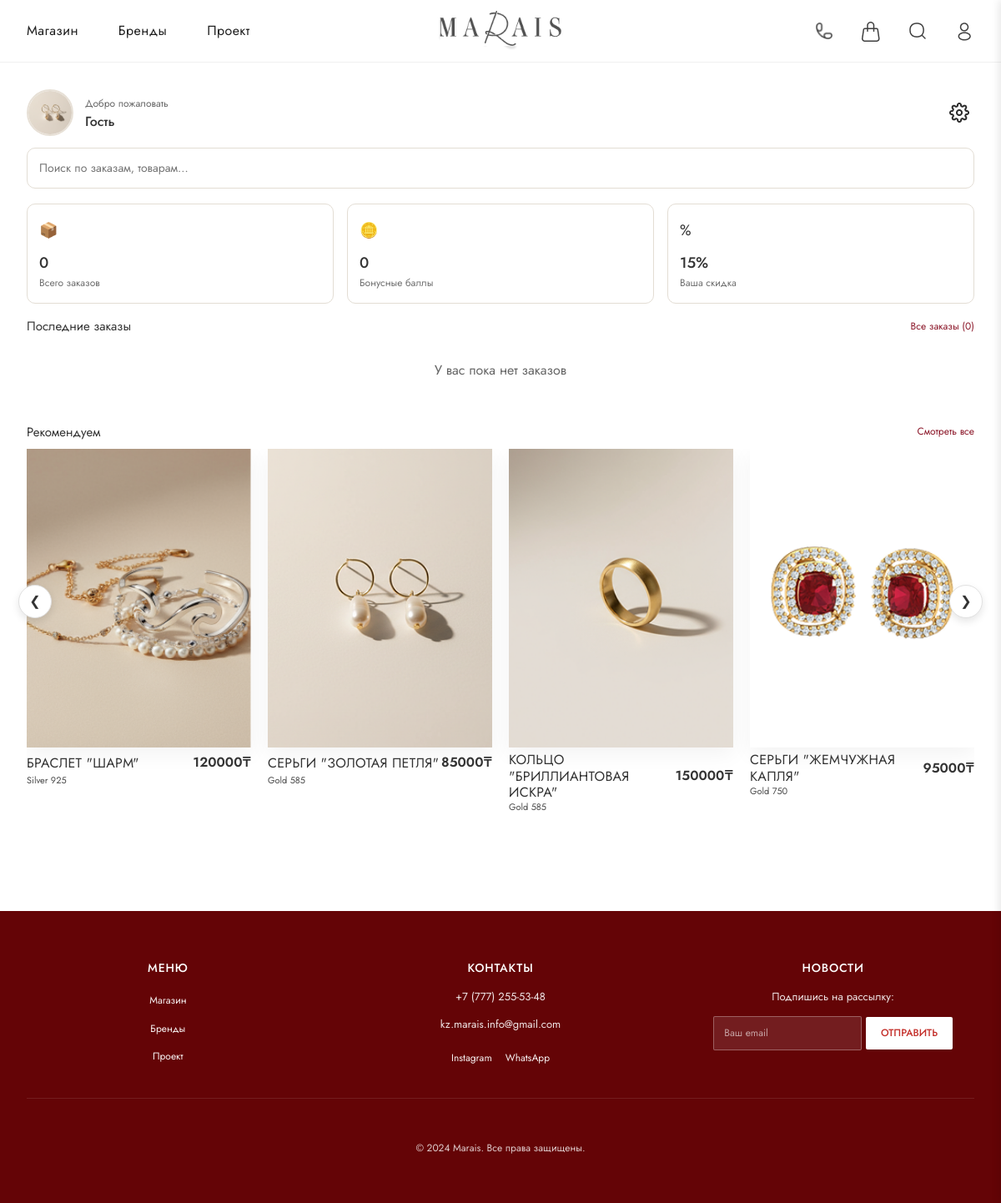
/catalog/profile/, run on an earlier commit of the app's database.
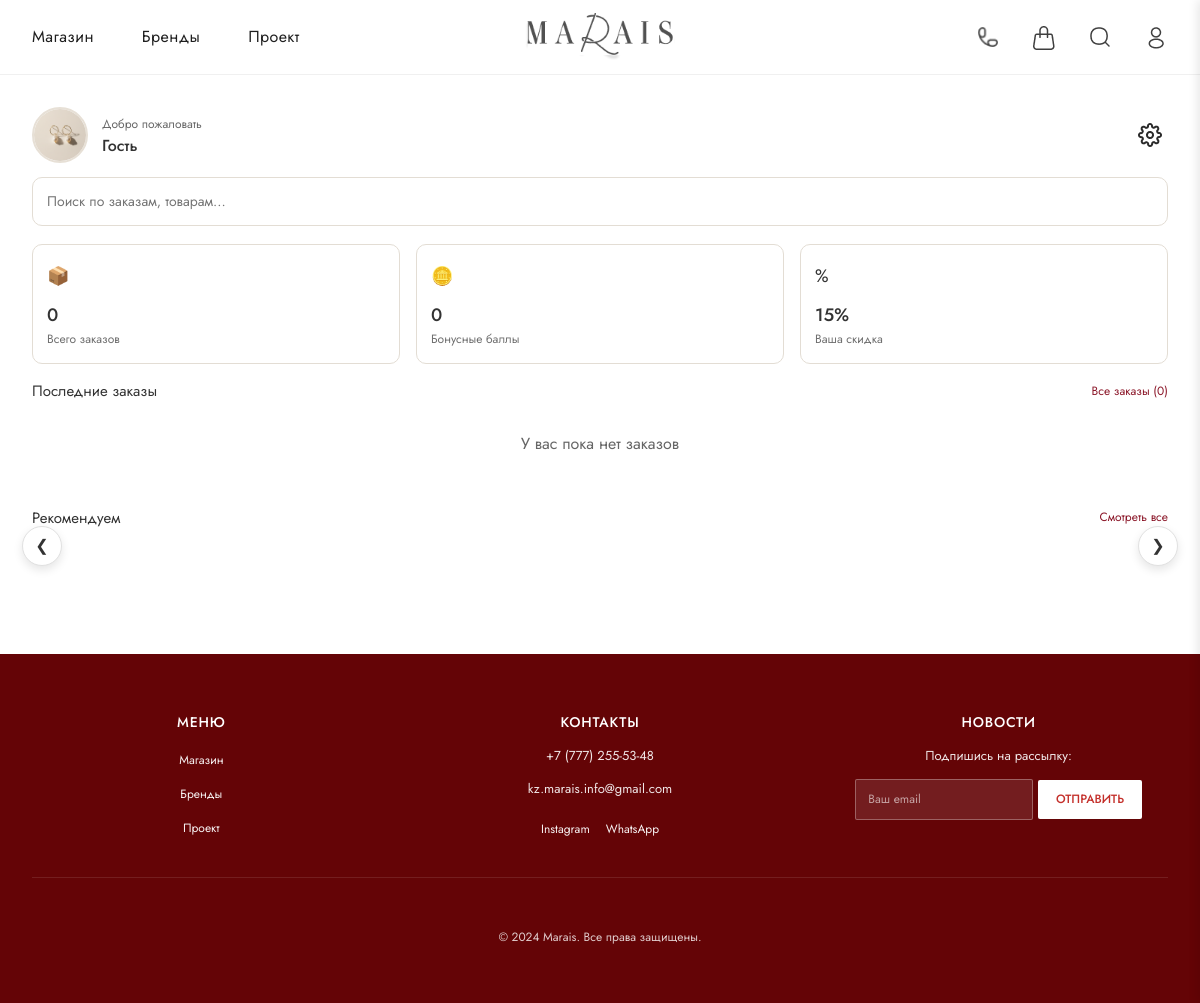
And on a later commit of the database.
### catalog/models.py (models this page shows, shortened)
class Product(models.Model):
  category = models.ForeignKey(Category, related_name='products', on_delete=models.SET_NULL, null=True, blank=True)
  collection = models.ForeignKey(Collection, related_name='products', on_delete=models.SET_NULL, null=True, blank=True)
  brand_ref = models.ForeignKey('Brand', related_name='products', on_delete=models.SET_NULL, null=True, blank=True)
  brand = models.CharField(max_length=120, blank=True)
  title = models.CharField(max_length=200)
  slug = models.SlugField(max_length=220, unique=True)
  description = models.TextField(blank=True)
  price = models.DecimalField(max_digits=12, decimal_places=2, default=0)
  currency = models.CharField(max_length=8, default='₸')
  metal = models.CharField(max_length=100, blank=True)
  material = models.CharField(max_length=150, blank=True)
  coverage = models.CharField(max_length=100, blank=True)
  stones = models.CharField(max_length=200, blank=True)
  color = models.CharField(max_length=80, blank=True)
  size = models.CharField(max_length=50, blank=True)
  stock = models.PositiveIntegerField(default=0)
  is_active = models.BooleanField(default=True)
  main_image = models.ImageField(upload_to='products/', blank=True, null=True)
  related_colors = models.ManyToManyField('self', blank=True, symmetrical=False, verbose_name="Варианты (другие цвета)")
  created_at = models.DateTimeField(auto_now_add=True)
  updated_at = models.DateTimeField(auto_now=True)
  class Meta:
    verbose_name = 'Товар'
    verbose_name_plural = 'Товары'
    ordering = ['-created_at']

class Category(models.Model):
  name = models.CharField(max_length=150, unique=True)
  slug = models.SlugField(max_length=160, unique=True)
  parent = models.ForeignKey('self', related_name='children', on_delete=models.SET_NULL, null=True, blank=True)
  description = models.TextField(blank=True)
  image = models.ImageField(upload_to='categories/', blank=True, null=True)
  class Meta:
    verbose_name = 'Категория'
    verbose_name_plural = 'Категории'
    ordering = ['name']

### catalog/views.py (the view)
# urls.py: path('profile/', ProfileView.as_view(), name='profile'),
class ProfileView(View):
    def get(self, request):
        orders = []
        orders_total = 0
        if request.user.is_authenticated:
            qs = Order.objects.filter(user=request.user).prefetch_related('items__product').order_by('-created_at')
            orders_total = qs.count()
            orders = list(qs[:3])
        recommended_products = Product.objects.filter(is_active=True).order_by('?')[:4]
        return render(request, 'catalog/profile.html', {
            'orders': orders,
            'orders_total': orders_total,
            'recommended_products': recommended_products,
        })

### templates/catalog/profile.html (shortened to what this page needs)
{% extends 'base.html' %}
{% load static %}
{% block content %}
<section class="profile-page">
  <div class="container-m">
    <div class="profile-header">
      <div class="profile-user">
        <div class="profile-avatar">
          {% if request.user.is_authenticated and request.user.avatar %}
          <img src="{{ request.user.avatar.url }}" alt="{{ request.user.get_full_name|default:request.user.username }}">
          {% else %}
          <img src="{% static 'images/sergi.png' %}" alt="Аватар">
          {% endif %}
        </div>
        <div class="profile-user__meta">
          <p class="profile-greet">Добро пожаловать</p>
          <h2 class="profile-name">
            {% if request.user.is_authenticated %}
            {{ request.user.get_full_name|default:request.user.username }}
            {% else %}
            Гость
            {% endif %}
          </h2>
        </div>
      </div>
      <div class="profile-header__actions">
        <button type="button" class="profile-icon-btn" aria-label="Настройки" data-profile-settings-open>
          <img src="{% static 'images/settings.png' %}" alt="Настройки">
        </button>
      </div>
    </div>
    <div class="profile-search">
      <input type="search" placeholder="Поиск по заказам, товарам..." aria-label="Поиск">
    </div>
    <div class="profile-stats">
      <div class="profile-stat-card">
        <div class="profile-stat__icon">📦</div>
        <div>
          <div class="profile-stat__value">
            {% if request.user.is_authenticated %}
            {{ orders_total|default:0 }}
            {% else %}
            0
            {% endif %}
          </div>
          <div class="profile-stat__label">Всего заказов</div>
        </div>
      </div>
      <div class="profile-stat-card">
        <div class="profile-stat__icon">🪙</div>
        <div>
          <div class="profile-stat__value">
            {% if request.user.is_authenticated %}
            {{ request.user.loyalty_points|default:0 }}
            {% else %}
            0
            {% endif %}
          </div>
          <div class="profile-stat__label">Бонусные баллы</div>
        </div>
      </div>
      <div class="profile-stat-card">
        <div class="profile-stat__icon">%</div>
        <div>
          <div class="profile-stat__value">
            {% if request.user.is_authenticated %}
            {{ request.user.discount_percent|default:15 }}%
            {% else %}
            15%
            {% endif %}
          </div>
          <div class="profile-stat__label">Ваша скидка</div>
        </div>
      </div>
    </div>
    <div class="profile-section">
      <div class="profile-section__header">
        <h3>Последние заказы</h3>
        <a href="#" class="profile-link">Все заказы ({{ orders_total }})</a>
      </div>
      <div class="profile-orders">
        {% if orders %}
        {% for order in orders %}
        <article class="order-card">
          <div class="order-card__info">
            <div class="order-card__icon">
              {% if order.items.first.product.main_image %}
              <img src="{{ order.items.first.product.main_image.url }}" alt="">
              {% elif order.items.first.product.brand_ref and order.items.first.product.brand_ref.logo %}
              <img src="{{ order.items.first.product.brand_ref.logo.url }}" alt="" class="product-brand-placeholder">
              {% else %}
              <img src="{% static 'images/logo.png' %}" alt="" class="product-brand-placeholder"
                style="padding: 10px; opacity: 0.8;">
              {% endif %}
            </div>
            <div>
              <div class="order-card__title">Заказ #{{ order.id|stringformat:"06d" }}</div>
              <div class="order-card__date">{{ order.created_at|date:"d E Y" }}</div>
            </div>
          </div>
          <div class="order-card__meta">
            <div class="order-card__price">{{ order.total_price|floatformat:0 }} ₸</div>
          </div>
        </article>
        {% endfor %}
        {% else %}
        <p style="text-align: center; padding: 20px; color: #666;">У вас пока нет заказов</p>
        {% endif %}
      </div>
    </div>
    <div class="profile-section">
      <div class="profile-section__header">
        <h3>Рекомендуем</h3>
        <a href="{% url 'catalog:home' %}" class="profile-link">Смотреть все</a>
      </div>
      <div class="product-slider-wrapper">
        <button class="slider-arrow slider-prev" aria-label="Назад">&#10094;</button>
        <div class="product-slider-track">
          {% for product in recommended_products %}
          <article class="product-card">
            <a href="{% url 'catalog:detail' product.slug %}" style="text-decoration: none; color: inherit;">
              <div class="product-thumb">
                {% if product.main_image %}
                <img src="{{ product.main_image.url }}" alt="{{ product.title }}">
                {% elif product.brand_ref and product.brand_ref.logo %}
                <img src="{{ product.brand_ref.logo.url }}" alt="{{ product.title }}" class="product-brand-placeholder">
                {% else %}
                <img src="{% static 'images/logo.png' %}" alt="{{ product.title }}" class="product-brand-placeholder"
                  style="padding: 40px; opacity: 0.8;">
                {% endif %}
              </div>
              <div class="product-info">
                <div class="product-row">
                  <h3 class="product-name">{{ product.title|upper }}</h3>
                  <span class="product-price">{{ product.price|floatformat:0 }}₸</span>
                </div>
                <p class="product-subtitle">{{ product.metal|default:product.category.name }}</p>
              </div>
            </a>
          </article>
          {% endfor %}
        </div>
        <button class="slider-arrow slider-next" aria-label="Вперед">&#10095;</button>
      </div>
    </div>
  </div>
</section>
{% endblock %}

### templates/base.html (shortened to what this page needs)
<!DOCTYPE html>
{% load static %}
<html lang="ru">
<head>
    <link href="https://cdn.jsdelivr.net/npm/bootstrap@5.3.2/dist/css/bootstrap.min.css" rel="stylesheet">
    <link rel="stylesheet" href="{% static 'css/style.css' %}">
    <link rel="stylesheet" href="{% static 'css/header.css' %}">
    <link rel="stylesheet" href="{% static 'css/footer.css' %}">
</head>
<body>
    {% include 'includes/header.html' %}
    <main class="container-fluid p-0 flex-grow-1" role="main">
        {% block content %}{% endblock %}
    </main>
    {% include 'includes/footer.html' %}
</body>
</html>

### templates/includes/header.html (shortened to what this page needs)
{% load static %}
<header class="site-header">
  <div class="container-m header-inner">
    <nav class="header-nav">
      <a href="{% url 'catalog:home' %}" class="">Магазин</a>
      <a href="{% url 'brand' %}" class="">Бренды</a>
      <a href="{% url 'project' %}" class="">Проект</a>
    </nav>
    <div class="header-logo">
      <a href="/">
        <img src="{% static 'images/logo.png' %}" alt="Marais">
      </a>
    </div>
    <div class="header-actions header-actions--compact">
      <img src="{% static 'images/Phone.png' %}" alt="Phone" class="icon-link" id="contact-modal-trigger"
        style="cursor: pointer;">
      <a href="{% url 'basket:detail' %}"><img src="{% static 'images/Vector.png' %}" alt="Cart" class="icon-link"></a>
      <img src="{% static 'images/Serch.png' %}" alt="Search" class="icon-link" data-search-trigger
        style="cursor: pointer;">
      {% if request.user.is_authenticated %}
      <a href="{% url 'catalog:profile' %}">
        <img src="{% static 'images/profile.png' %}" alt="Profile" class="icon-link">
      </a>
      {% else %}
      <a href="{% url 'users:login' %}">
        <img src="{% static 'images/profile.png' %}" alt="Profile" class="icon-link">
      </a>
      {% endif %}
    </div>
  </div>
</header>

### templates/includes/footer.html (shortened to what this page needs)
{% load static %}
<footer class="site-footer">
  <div class="container-m">
    <div class="footer-content">
      <div class="footer-col">
        <h4>Меню</h4>
        <ul>
          <li><a href="{% url 'catalog:home' %}">Магазин</a></li>
          <li><a href="{% url 'brand' %}">Бренды</a></li>
          <li><a href="{% url 'project' %}">Проект</a></li>
        </ul>
      </div>
      <div class="footer-col">
        <h4>Контакты</h4>
        <p>+7 (777) 255-53-48</p>
        <p>kz.marais.info@gmail.com</p>
        <div class="footer-social">
          <a href="https://instagram.com/marais.kz" target="_blank">Instagram</a>
          <a href="https://wa.me/message/CLSRMWNCKRLJO1" target="_blank">WhatsApp</a>
        </div>
      </div>
      <div class="footer-col">
        <h4>Новости</h4>
        <p>Подпишись на рассылку:</p>
        <form id="newsletter-form" onsubmit="event.preventDefault(); subscribeNewsletter();">
          <input type="email" id="newsletter-email" placeholder="Ваш email" class="footer-input" required>
          <button type="submit" class="footer-btn">Отправить</button>
        </form>
      </div>
    </div>
    <div class="footer-bottom">
      <p>&copy; 2024 Marais. Все права защищены.</p>
    </div>
  </div>
</footer>

What changed in the data, as far as the page shows it:
removed Product: main_image (picture), title "БРАСЛЕТ \"ШАРМ\"", price "120000", metal "Silver 925"
removed Product: main_image (picture), title "СЕРЬГИ \"ЗОЛОТАЯ ПЕТЛЯ\"", price "85000", metal "Gold 585"
removed Product: main_image (picture), title "КОЛЬЦО \"БРИЛЛИАНТОВАЯ ИСКРА\"", price "150000", metal "Gold 585"
removed Product: main_image (picture), title "СЕРЬГИ \"ЖЕМЧУЖНАЯ КАПЛЯ\"", price "95000", metal "Gold 750"
